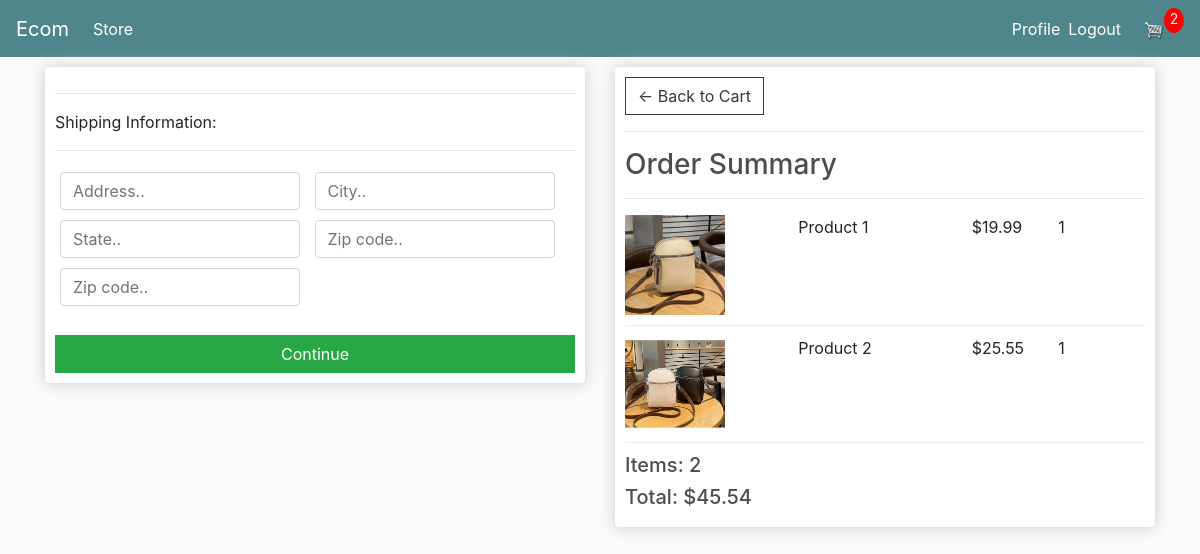
Screenshot of /checkout/ (signed in) with the database file from the repository.
### store/models.py (models this page shows, shortened)
class OrderItem(models.Model):
	product = models.ForeignKey(Product, on_delete=models.SET_NULL, blank=True, null=True)
	order = models.ForeignKey(Order, on_delete=models.SET_NULL, blank=True, null=True)
	quantity = models.IntegerField(default=0, null=True, blank=True)
	date_added = models.DateTimeField(auto_now_add=True)
	@property
	def get_total(self):
		total = self.product.price * self.quantity
		return total

class Product(models.Model):
	name = models.CharField(max_length=200, null=True, blank=True)
	price = models.DecimalField(max_digits=7, decimal_places=2)
	digital = models.BooleanField(default=False, blank=True, null=True)
	image = models.ImageField(null=True, blank=True)
	@property
	def imageURL(self):
		try:
			url = self.image.url
		except:
			url = ''
		return url

class Order(models.Model):
	customer = models.ForeignKey(Customer, on_delete=models.SET_NULL, blank=True, null=True)
	date_ordered = models.DateTimeField(auto_now_add=True)
	transaction_id = models.CharField(max_length=200, null=True)
	complete = models.BooleanField(default=False, null=True, blank=True)
	@property
	def shipping(self):
		shipping = False
		orderItems = self.orderitem_set.all()
		for i in orderItems:
			if i.product.digital == False:
				shipping = True
		return shipping
	@property
	def get_cart_total(self):
		orderItems = self.orderitem_set.all()
		total = sum([item.get_total for item in orderItems])
		return total
	@property
	def get_cart_items(self):
		orderItems = self.orderitem_set.all()
		total = sum([item.quantity for item in orderItems])
		return total

### store/views.py (the view)
# urls.py: path('checkout/', views.checkout, name='checkout'),
def checkout(request):
	data = cartData(request)
	cartItems = data['cartItems']
	order = data['order']
	items = data['items']
	context = {
		'items': items,
		'order': order,
		'cartItems': cartItems
	}
	return render(request, 'store/checkout.html', context)

### store/utils.py (called while the page is built)
def cartData(request):
	if request.user.is_authenticated:
		customer = request.user.customer
		order, created = Order.objects.get_or_create(customer=customer, complete=False)
		items = order.orderitem_set.all()
		cartItems = order.get_cart_items
	else:
		cookieData = cookieCart(request)
		cartItems = cookieData['cartItems']
		order = cookieData['order']
		items = cookieData['items']
	return {'cartItems': cartItems, 'items': items, 'order': order}

### store/templates/store/checkout.html (shortened to what this page needs)
{% extends 'store/main.html' %}
{% load static %}
{% block content %}
<div class="row">
	<div class="col-lg-6">
		<div class="box-element" id="form-wrapper">
			<form id="form">
				<div id="shipping-info">
					<hr>
					<p>Shipping Information:</p>
					<hr>
					<div class="form-field">
						<input class="form-control" type="text" name="address" placeholder="Address..">
					</div>
					<div class="form-field">
						<input class="form-control" type="text" name="city" placeholder="City..">
					</div>
					<div class="form-field">
						<input class="form-control" type="text" name="state" placeholder="State..">
					</div>
					<div class="form-field">
						<input class="form-control" type="text" name="zipcode" placeholder="Zip code..">
					</div>
					<div class="form-field">
						<input class="form-control" type="text" name="country" placeholder="Zip code..">
					</div>
				</div>
				<br>
				<input id= "form-button" class="btn btn-success btn-block" type="submit" value="Continue">
			</form>
		</div>
		<br>
	</div>
	<div class="col-lg-6">
		<div class="box-element">
			<a  class="btn btn-outline-dark" href="{% url 'cart' %}">&#x2190; Back to Cart</a>
			<hr>
			<h3>Order Summary</h3>
			<hr>
			{% for item in items %}
			<div class="cart-row">
				<div style="flex:2"><img class="row-image" src="{{item.product.imageURL}}"></div>
				<div style="flex:2"><p>{{item.product.name}}</p></div>
				<div style="flex:1"><p>${{item.product.price}}</p></div>
				<div style="flex:1"><p>{{item.quantity}}</p></div>
			</div>
			{% endfor %}
			<h5>Items: {{order.get_cart_items}}</h5>
			<h5>Total: ${{order.get_cart_total|floatformat:2}}</h5>
		</div>
	</div>
</div>
{% endblock %}

### static/css/main.css (style rules this page uses)
body { background-color: hsl(0, 0%, 98%); }
h1,h2,h3,h4,h5,h6 { color:hsl(0, 0%, 30%); }
.box-element { box-shadow:hsl(0, 0%, 80%) 0 0 16px; background-color: #fff; border-radius: 4px; padding: 10px; }
.col-lg-4, .col-lg-6, .col-lg-8, .col-lg-12 { margin-top: 10px; }
.btn { border-radius: 0; }
.row-image { width: 100px; }
.form-field { width:250px; display: inline-block; padding: 5px; }
.cart-row { display: flex; align-items: flex-stretch; padding-bottom: 10px; margin-bottom: 10px; border-bottom: 1px solid #ececec; }

### rows the page displays
OrderItem: product.imageURL (picture), product.name "Product 1", product.price "19.99", quantity "1"
OrderItem: product.imageURL (picture), product.name "Product 2", product.price "25.55", quantity "1"
Order: get_cart_items "2", get_cart_total "45.54"

### other values shown
{{ cartItems }} "2"
